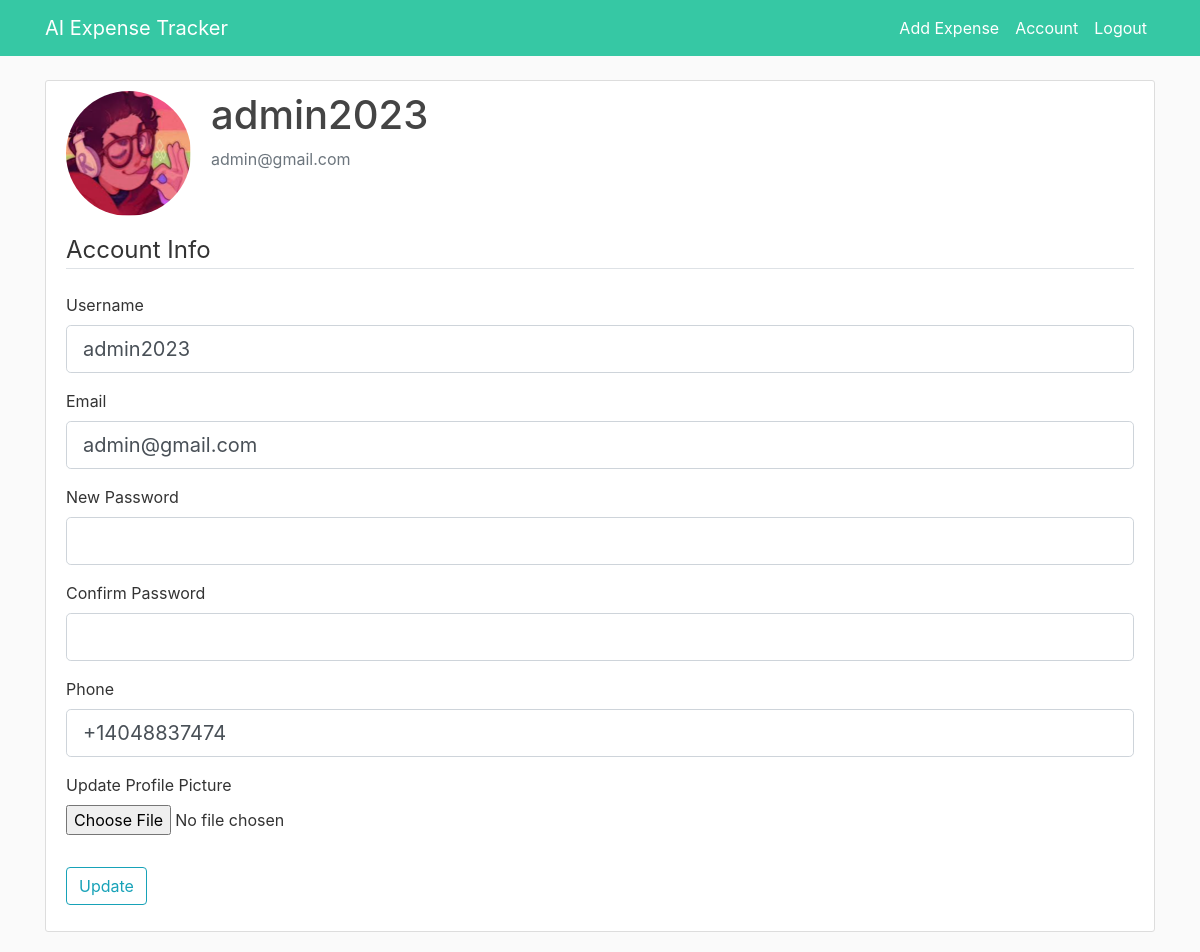
Page /account (signed in) on the committed database.
### app/models.py (models this page shows, shortened)
class User(db.Model, UserMixin):
    id = db.Column(db.Integer, primary_key=True)  # id for each User
    username = db.Column(db.String(20), unique=True, nullable=False)
    email = db.Column(db.String(120), unique=True, nullable=False)
    image_file = db.Column(db.String(50), nullable=False,
                           default='default.jpg')
    password = db.Column(db.String(100), nullable=False)
    phone = db.Column(db.Integer, unique=True, nullable=False)
    expenses = db.relationship('Expense', backref='user', lazy=True)

### app/routes.py (the view)
@app.route("/account", methods=['GET', 'POST'])
@login_required
def account():
    form = UpdateAccountForm()
    if form.validate_on_submit():
        if form.picture.data:
            picture_file = save_picture(form.picture.data)
            current_user.image_file = picture_file
        if form.new_password.data:
            hashed_pw = bcrypt.generate_password_hash(
                form.new_password.data).decode('utf-8')
            current_user.password = hashed_pw
        current_user.username = form.username.data
        current_user.email = form.email.data
        current_user.phone = form.phone.data
        db.session.commit()
        flash('Your account has been updated!', 'success')
        message = client.messages.create(
            to=send_sms_to(),
            from_="+18776647341",
            body="We noticed you just updated your account information!"
        )
        return redirect(url_for('account'))
    elif request.method == 'GET':
        form.username.data = current_user.username
        form.email.data = current_user.email
        form.phone.data = send_sms_to()
    image_file = url_for(
        'static', filename='images/' + current_user.image_file)
    return render_template('account.html', title='Account', form=form, image_file=image_file)

### app/Forms/form.py (shortened to what this page needs)
class UpdateAccountForm(FlaskForm):
    username = StringField('Username',
                           validators=[Length(min=5, max=21)])
    email = StringField('Email',
                        validators=[Email()])
    new_password = PasswordField('New Password')
    confirm_password = PasswordField('Confirm Password', validators=[
                                     EqualTo('new_password')])
    phone = StringField('Phone')
    picture = FileField('Update Profile Picture', validators=[
                        FileAllowed(['jpg', 'png'])])
    submit = SubmitField('Update')

### app/Helpers/helpers.py (called while the page is built)
def send_sms_to()-> str:
    return "+{}".format(current_user.phone)

### app/models.py (called while the page is built)
@login_manager.user_loader
def load_user(user_id):
    return User.query.get(int(user_id))

### app/templates/account.html (shortened to what this page needs)
{% extends "layout.html" %}
{% block content %}
    <div class="content-section">
      <div class="media">
        <img class="rounded-circle account-img" src="{{ image_file }}">
        <div class="media-body">
          <h2 class="account-heading">{{ current_user.username }}</h2>
          <p class="text-secondary">{{ current_user.email }}</p>
        </div>
      </div>
      <form method="POST" action="" enctype="multipart/form-data">
        <fieldset class="form-group">
            <legend class="border-bottom mb-4">Account Info</legend>
            <div class="form-group">
                {{ form.username.label(class="form-control-label") }}
                {% if form.username.errors %}
                    {{ form.username(class="form-control form-control-lg is-invalid") }}
                    <div class="invalid-feedback">
                        {% for error in form.username.errors %}
                            <span style="color:red">{{ error }}</span>
                        {% endfor %}
                    </div>
                {% else %}
                    {{ form.username(class="form-control form-control-lg") }}
                {% endif %}
            </div>
            <div class="form-group">
                {{ form.email.label(class="form-control-label") }}
                {% if form.email.errors %}
                    {{ form.email(class="form-control form-control-lg is-invalid") }}
                    <div class="invalid-feedback">
                        {% for error in form.email.errors %}
                            <span style="color:red">{{ error }}</span>
                        {% endfor %}
                    </div>
                {% else %}
                    {{ form.email(class="form-control form-control-lg") }}
                {% endif %}
            </div>
            <div class="form-group">
                {{ form.new_password.label(class="form-control-label") }}
                {% if form.new_password.errors %}
                    {{ form.new_password(class="form-control form-control-lg is-invalid") }}
                    <div class="invalid-feedback">
                        {% for error in form.password.errors %}
                            <span style="color:red">{{ error }}</span>
                        {% endfor %}
                    </div>
                {% else %}
                    {{ form.new_password(class="form-control form-control-lg") }}
                {% endif %}
            </div>
            <div class="form-group">
                {{ form.confirm_password.label(class="form-control-label") }}
                {% if form.confirm_password.errors %}
                    {{ form.confirm_password(class="form-control form-control-lg is-invalid") }}
                    <div class="invalid-feedback">
                        {% for error in form.confirm_password.errors %}
                            <span style="color:red">{{ error }}</span>
                        {% endfor %}
                    </div>
                {% else %}
                    {{ form.confirm_password(class="form-control form-control-lg") }}
                {% endif %}
            </div>
            <div class="form-group">
                {{ form.phone.label(class="form-control-label") }}
                {% if form.phone.errors %}
                    {{ form.phone(class="form-control form-control-lg is-invalid") }}
                    <div class="invalid-feedback">
                        {% for error in form.phone.errors %}
                            <span style="color:red">{{ error }}</span>
                        {% endfor %}
                    </div>
                {% else %}
                    {{ form.phone(class="form-control form-control-lg") }}
                {% endif %}
            </div>
            <div class="form-group">
                {{ form.picture.label() }}
                {{ form.picture(class="form-control-file") }}
            </div>
        </fieldset>
        <div class="form-group">
            {{ form.submit(class="btn btn-outline-info") }}
        </div>
    </form>
    </div>
{% endblock content %}

### app/static/main.css (style rules this page uses)
body { background: #fafafa; color: #333333; margin-top: 5rem; }
h2, h3, h4, h5, h6 { color: #444444; }
.content-section { background: #ffffff; padding: 10px 20px; border: 1px solid #dddddd; border-radius: 3px; margin-top: 50px; margin-bottom: 20px; }
.account-img { height: 125px; width: 125px; margin-right: 20px; margin-bottom: 16px; }
.account-heading { font-size: 2.5rem; }

### rows in the picture
User: username "admin2023", email "admin@gmail.com", phone "+14048837474"
